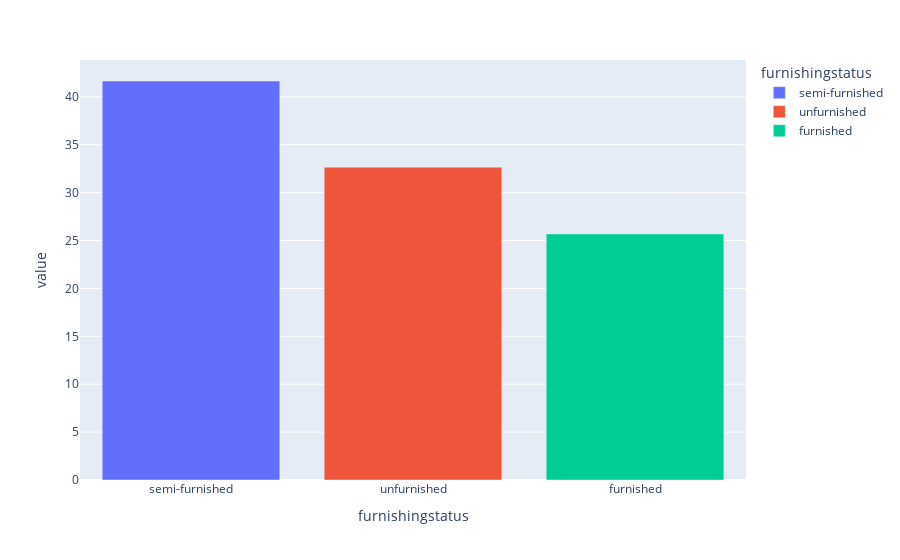

Notebook code for this chart:
### Markdown cell above
## Análise Univariada

### Code cell
# Distribuição da variável furnishingstatus
percentual_furnishingstatus = df['furnishingstatus'].value_counts(normalize=True) * 100
px.bar(percentual_furnishingstatus, color=percentual_furnishingstatus.index,)

### Figure 1 — Plotly figure (JSON) as saved in the notebook; plotly's stock layout.template omitted (floating-point values rounded to 4 significant figures)
{"data": [{"alignmentgroup": "True", "hovertemplate": "furnishingstatus=%{x}<br>value=%{y}<extra></extra>", "legendgroup": "semi-furnished", "marker": {"color": "#636efa", "pattern": {"shape": ""}}, "name": "semi-furnished", "offsetgroup": "semi-furnished", "orientation": "v", "showlegend": true, "textposition": "auto", "type": "bar", "x": ["semi-furnished"], "xaxis": "x", "y": [41.65], "yaxis": "y"}, {"alignmentgroup": "True", "hovertemplate": "furnishingstatus=%{x}<br>value=%{y}<extra></extra>", "legendgroup": "unfurnished", "marker": {"color": "#EF553B", "pattern": {"shape": ""}}, "name": "unfurnished", "offsetgroup": "unfurnished", "orientation": "v", "showlegend": true, "textposition": "auto", "type": "bar", "x": ["unfurnished"], "xaxis": "x", "y": [32.66], "yaxis": "y"}, {"alignmentgroup": "True", "hovertemplate": "furnishingstatus=%{x}<br>value=%{y}<extra></extra>", "legendgroup": "furnished", "marker": {"color": "#00cc96", "pattern": {"shape": ""}}, "name": "furnished", "offsetgroup": "furnished", "orientation": "v", "showlegend": true, "textposition": "auto", "type": "bar", "x": ["furnished"], "xaxis": "x", "y": [25.69], "yaxis": "y"}], "layout": {"barmode": "relative", "legend": {"title": {"text": "furnishingstatus"}, "tracegroupgap": 0}, "margin": {"t": 60}, "xaxis": {"anchor": "y", "categoryarray": ["semi-furnished", "unfurnished", "furnished"], "categoryorder": "array", "domain": [0, 1], "title": {"text": "furnishingstatus"}}, "yaxis": {"anchor": "x", "domain": [0, 1], "title": {"text": "value"}}}}
